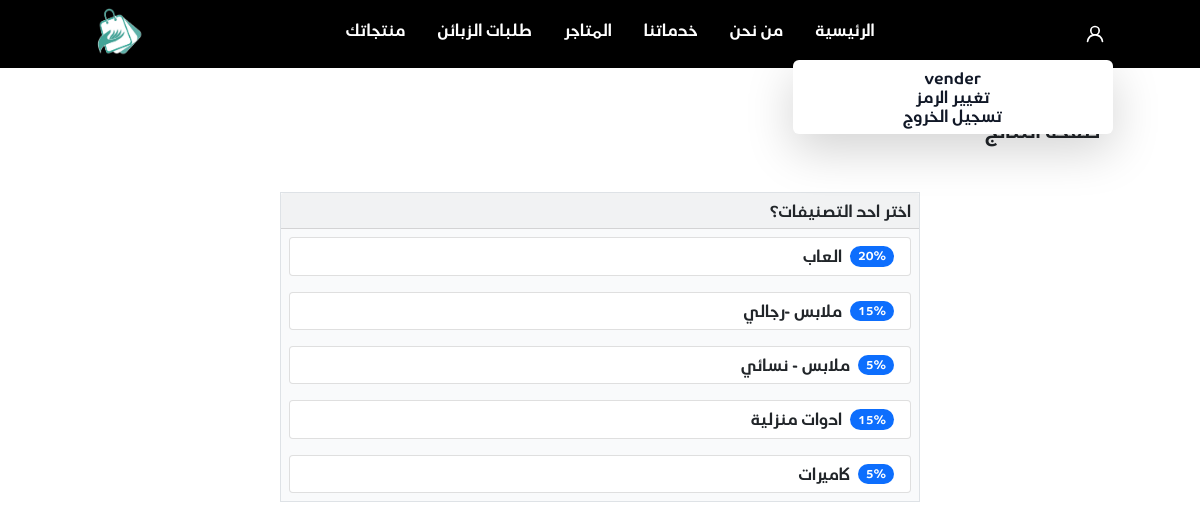
Page /vendor/Result/2 (signed in) on the committed database.
### jumla/models.py (models this page shows, shortened)
class User(AbstractUser):
    username = None
    phone_number = models.CharField(max_length=11, unique=True)
    address = models.CharField(max_length=255, null=True)
    USERNAME_FIELD = 'phone_number'
    REQUIRED_FIELDS = []
    objects = CustomUserManager()
    class Meta:
        verbose_name = "user"
        verbose_name_plural = "users"

class Question(models.Model):
    question = models.CharField(max_length=300)

class Choice(models.Model):
    question = models.ForeignKey(Question, on_delete=models.CASCADE, related_name = 'choices')
    options = models.CharField(max_length=100)
    vote = models.IntegerField(default=0)

### jumla/views/vender.py (the view)
# urls.py: path('Result/<str:pk>', vender.Result , name = 'Result'),
def Result(request ,pk):
    question = Question.objects.get(id = pk)
    option = question.choices.all()
    if request.method == 'POST':
        input_value = request.POST['choice']
        selection_option = option.get(id = input_value)
        selection_option.vote += 5
        selection_option.save()
    return render(request, 'jumla/vender/Result.html' , context={
         'question': question ,
        'option': option ,
    })

### jumla/templates/jumla/vender/Result.html (shortened to what this page needs)
{% extends 'jumla/base/base.html' %}
{% load static %}
{% block content %}
<div class="h-screen">
    <h1 class="mt-5 text-xl">صفحة النتائج</h1>
    {% if request.user.groups.all.first.name == "vendor" %}
    <div class="flex justify-center mt-5">
            <div class="border bg-gray-50" style="width: 40rem;">
                <div class="card-header p-2">
                     <h1>{{question.question}}</h1>
                </div>
                {% for op in option %}
                <ul class="list-group p-2 ">
                  <li class="list-group-item">
                    <div class="flex">
                          <span class="badge bg-primary rounded-pill">{{op.vote}}%</span>
                        <h1 class="mr-2">{{op.options}} </h1>
                    </div>
                  </li>
                </ul>
                {% endfor %}
              </div>
    </div>
    {% endif %}
</div>
{% endblock content %}

### jumla/templates/jumla/base/navbar.html (shortened to what this page needs)
{% load static %}
<nav class="bg-black">
        <div class="flex justify-around p-2 ">
            <div class="flex py-2 -mr-2">
                <div x-data="{ dropdownOpen: false }" class="relative ">
                    <button @click="dropdownOpen = !dropdownOpen" class="relative z-10 block rounded-md  p-2 focus:outline-none hover:bg-slate-500/75  drop-shadow-md rounded hover:ring-white">
                        <svg class="w-5 h-5     text-white   " xmlns="http://www.w3.org/2000/svg" viewBox="0 0 24 24"><path fill="#FFFFFF" d="M15.71,12.71a6,6,0,1,0-7.42,0,10,10,0,0,0-6.22,8.18,1,1,0,0,0,2,.22,8,8,0,0,1,15.9,0,1,1,0,0,0,1,.89h.11a1,1,0,0,0,.88-1.1A10,10,0,0,0,15.71,12.71ZM12,12a4,4,0,1,1,4-4A4,4,0,0,1,12,12Z"/></svg>
                    </button>
                    <div x-show="dropdownOpen" @click="dropdownOpen = false" class="fixed inset-0 h-full w-full z-10"></div>
                    <div x-show="dropdownOpen" class="absolute right-0 mt-2 bg-white rounded-md shadow-lg overflow-hidden z-20" style="width:20rem;">
                        <div class="py-2">
                            {% if user.is_authenticated %}
                                          <a href="#" class="transition-colors duration-200  w-full py-3 text-normal text-gray-900  border-b   hover:bg-teal-500 hover:text-white">
                                        <h1 class="text-center  text-medium  font-semibold ">
                                            <span >{{ user.first_name }}</span> </h1>
                                    </a>
                                          <a href="{% url 'change_password' %}" class="transition-colors duration-200  w-full w-full py-3 text-normal text-gray-900   hover:bg-teal-500 hover:text-white">
                                        <h1 class="text-center text-medium  font-semibold"> تغيير الرمز </h1>
                                    </a>
                                    <a href="{% url 'logout' %}" class="transition-colors duration-200  w-full py-3 text-normal text-gray-900 border-t hover:bg-teal-500 hover:text-white">
                                        <h1 class="text-center text-medium  font-semibold"> تسجيل الخروج   </h1>
                                    </a>
                                    {% endif %}
                        </div>
                    </div>
                </div>
            </div>
            <div class="m-1">
                <div class=" flex  p-2">
                    <a href="{% url 'home' %}" class = "text-white px-3 hover:text-slate-100 inline-block pl-10 ">
                   <h1 class="hover:text-gray-300">
                    الرئيسية
                    </h1>
                </a>
                <a href="{% url 'who_are_we' %}" class = "text-white px-3 inline-block pl-10">
                   <h1  class="hover:text-gray-300"> من نحن</h1></a>
                   <a href="{% url 'services' %}" class = "text-white px-3 inline-block pl-10">
                    <h1  class="hover:text-gray-300">خدماتنا</h1></a>
                     <a href="{% url 'show_markets' %}" class = "text-white px-3 inline-block pl-10">
                    <h1  class="hover:text-gray-300" >
                        المتاجر
                    </h1></a>
               {% if request.user.groups.all.first.name == "vendor" %}
                   <a href="{% url 'view_customer_bills' %}" class = "text-white px-3 inline-block pl-10">
                        <h1  class="hover:text-gray-300" >
                            طلبات الزبائن
                        </h1></a>
                   <a href="{% url 'vendor_home' %}" class = "text-white px-3 inline-block pl-10">
                        <h1  class="hover:text-gray-300" >
                            منتجاتك
                        </h1></a>
               {% endif %}
                </div>
            </div>
                   <div class="brand-image">
                  <img src="{% static 'jumla/images/shorja.jpg' %}" class="h-12 w-12" alt="">
                   </div>
        </div>
</nav>

### jumla/static/jumla/style.css (style rules this page uses)
body { font-family: air-arabia, sans-serif; }

### rows in the picture
User: first_name "vender"
Question: question "اختر احد التصنيفات؟"
Choice: vote "20", options "العاب"
Choice: vote "15", options "ملابس -رجالي"
Choice: vote "5", options "ملابس - نسائي"
Choice: vote "15", options "ادوات منزلية"
Choice: vote "5", options "كاميرات"
